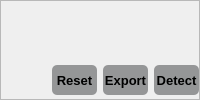
                     <widget class="QFrame" name="Submit">
                      <property name="styleSheet">
                       <string notr="true">QPushButton { 
	background-color: rgb(149,150,151);
	border-radius: 5px;
}
QPushButton:hover{
	border: 2px solid rgb(64, 71, 88);
}
QPushButton:disabled{
	border: 2px solid rgb(80, 80, 80);
}</string>
                      </property>
                      <property name="frameShape">
                       <enum>QFrame::StyledPanel</enum>
                      </property>
                      <property name="frameShadow">
                       <enum>QFrame::Raised</enum>
                      </property>
                      <layout class="QHBoxLayout" name="horizontalLayout_23">
                       <property name="leftMargin">
                        <number>0</number>
                       </property>
                       <property name="topMargin">
                        <number>60</number>
                       </property>
                       <property name="rightMargin">
                        <number>0</number>
                       </property>
                       <property name="bottomMargin">
                        <number>0</number>
                       </property>
                       <item>
                        <widget class="QWidget" name="widget_4" native="true"/>
                       </item>
                       <item>
                        <widget class="QPushButton" name="reset_trn_btn">
                         <property name="minimumSize">
                          <size>
                           <width>0</width>
                           <height>30</height>
                          </size>
                         </property>
                         <property name="maximumSize">
                          <size>
                           <width>120</width>
                           <height>16777215</height>
                          </size>
                         </property>
                         <property name="font">
                          <font>
                           <family>Segoe UI</family>
                           <pointsize>10</pointsize>
                           <bold>true</bold>
                          </font>
                         </property>
                         <property name="text">
                          <string>Reset</string>
                         </property>
                        </widget>
                       </item>
                       <item>
                        <widget class="QPushButton" name="save_trn_btn">
                         <property name="minimumSize">
                          <size>
                           <width>0</width>
                           <height>30</height>
                          </size>
                         </property>
                         <property name="maximumSize">
                          <size>
                           <width>120</width>
                           <height>16777215</height>
                          </size>
                         </property>
                         <property name="font">
                          <font>
                           <family>Segoe UI</family>
                           <pointsize>10</pointsize>
                           <bold>true</bold>
                          </font>
                         </property>
                         <property name="text">
                          <string>Export</string>
                         </property>
                        </widget>
                       </item>
                       <item>
                        <widget class="QPushButton" name="detect_trn_btn">
                         <property name="minimumSize">
                          <size>
                           <width>0</width>
                           <height>30</height>
                          </size>
                         </property>
                         <property name="maximumSize">
                          <size>
                           <width>120</width>
                           <height>16777215</height>
                          </size>
                         </property>
                         <property name="font">
                          <font>
                           <family>Segoe UI</family>
                           <pointsize>10</pointsize>
                           <bold>true</bold>
                          </font>
                         </property>
                         <property name="text">
                          <string>Detect</string>
                         </property>
                        </widget>
                       </item>
                      </layout>
                     </widget>
